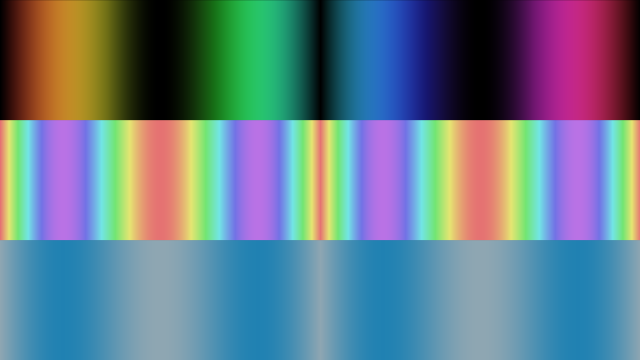
Frame 1 (no input)
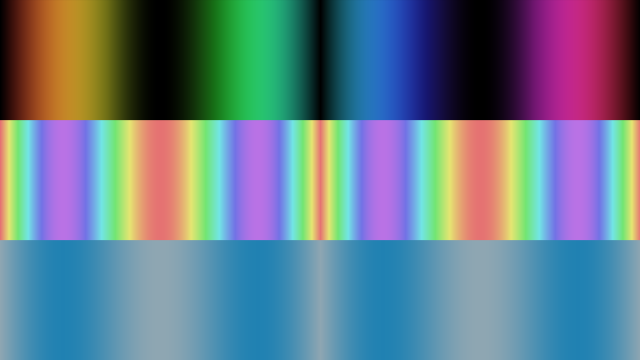
Frame 2 (the mouse pressed at the canvas centre, redrawn once)

The Processing sketch that drew these frames (run headless with seeded random() and noise(); the mouse was pressed at the canvas centre and the sketch redrawn once):

// Processing sketch: arrayUNO
// ── arrayUNO.pde
/**
 * Array. 
 * 
 * Un arreglo es una lista de datos. Cada dato se identifica por un número de índice 
 * que representa su posición. Comienzan en 0. En este ejemplo, el arreglo "coswave" 
 * almacena valores matemáticos que luego se dibujan en tres secciones de la pantalla.  
 */

float[] coswave; 

void setup() {
  size(640, 360);
  coswave = new float[width]; // Creamos el arreglo con un tamaño igual al ancho de la ventana
  
  // Rellenamos el arreglo combinando funciones trigonométricas
  for (int i = 0; i < width; i++) {
    // Mapeamos la posición horizontal a un rango de ciclos extendido (TWO_PI * 2)
    float amount = map(i, 0, width, 0, TWO_PI * 2); 
    // Mezclamos seno y coseno para generar una onda asimétrica y valor absoluto para evitar negativos
    coswave[i] = abs(sin(amount) * cos(amount * 0.5)); 
  }
  
  // Configuramos el modo de color a HSB (Matiz, Saturación, Brillo)
  colorMode(HSB, 360, 100, 100);
  background(0); // Fondo negro inicial
  noLoop(); // Ejecutamos el draw una sola vez
}

void draw() {
  // --- SECCIÓN SUPERIOR ---
  int y1 = 0;
  int y2 = height/3;
  for (int i = 0; i < width; i++) {
    // El matiz (Hue) cambia progresivamente de izquierda a derecha según la posición 'i',
    // mientras que el brillo (Brightness) se modula con los valores del arreglo 'coswave'.
    stroke(map(i, 0, width, 0, 360), 80, coswave[i] * 100);
    line(i, y1, i, y2);
  }

  // --- SECCIÓN CENTRAL ---
  y1 = y2;
  y2 = y1 + y1;
  for (int i = 0; i < width; i++) {
    // El matiz (Hue) ahora depende directamente del valor del arreglo 'coswave',
    // creando franjas de colores repetitivas y vibrantes a lo largo del ancho.
    stroke(map(coswave[i], 0, 1, 0, 360), 50, 90);
    line(i, y1, i, y2);
  }
  
  // --- SECCIÓN INFERIOR ---
  y1 = y2;
  y2 = height;
  for (int i = 0; i < width; i++) {
    // Se fija un matiz azul (200), y la saturación varía de acuerdo al arreglo 'coswave',
    // generando un efecto de desvanecimiento suave y metálico.
    stroke(200, map(coswave[i], 0, 1, 20, 100), 70);
    line(i, y1, i, y2);
  }
}
